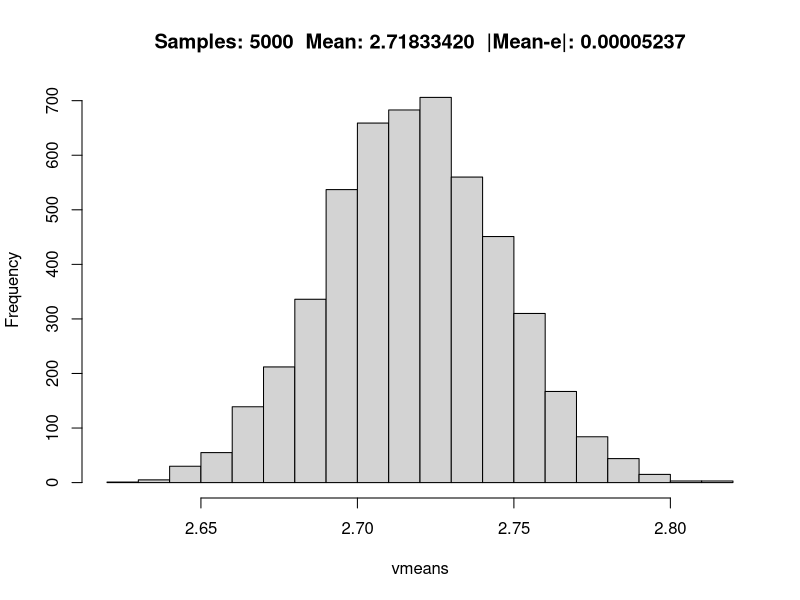

This chart was generated by the following R code:
nsamples <- 5000          # Number of sample
nexper <- 1000            # Number of experiments per sample
vmeans <- c()             # Vector to store the mean of each experiment
for (j in 1:nsamples){    # Iterate nsamples times
  vnums <- c()            
  for (i in 1:nexper){
    nterm <- 1
    rand_vector <- runif(100,0,1)       # We pick 100 random numbers
    while(sum(rand_vector[1:nterm])<=1) # Sum until result is bigger than 1
      nterm <- nterm + 1               
    vnums <- c(vnums,nterm)             # Store the number of terms
  }
vmeans <- c(vmeans,mean(vnums))         # Store the experiment average
}
hist(vmeans,main = sprintf("Samples: %d  Mean: %.8f  |Mean-e|: %.8f",
                           nsamples,mean(vmeans),abs(mean(vmeans)-exp(1))))